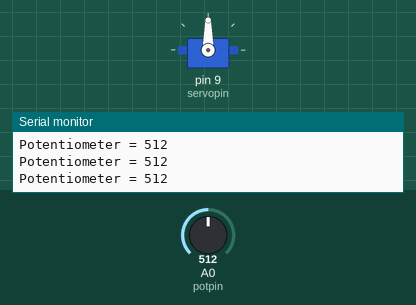
Recording of a sketch running on a simulated Arduino Uno, built with avr-gcc and run on an emulated ATmega328P. On the bench: servo, the last lines printed to the serial monitor. Inputs (shaded band) come from the test bench; at power-on: A0 (potpin) = 512.

Above: at 1.2 s.
1.3 s: A0 (potpin) set to 108
At 1.8 s:
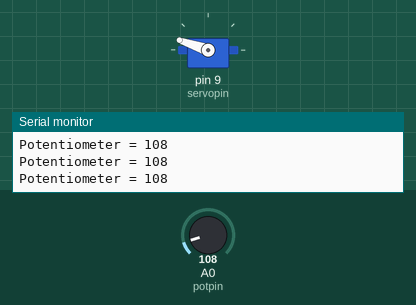
2.8 s: A0 (potpin) set to 88
At 3.2 s:
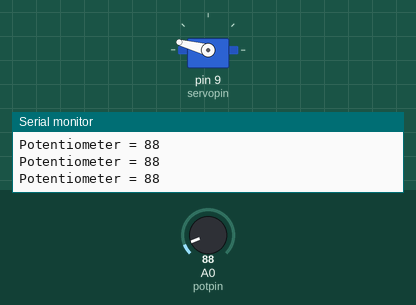
5.8 s: A0 (potpin) set to 1023
At 6.6 s:
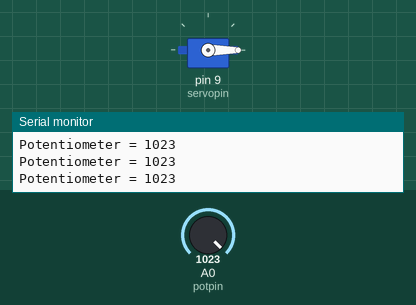
7.3 s: A0 (potpin) set to 984
At 8.1 s:
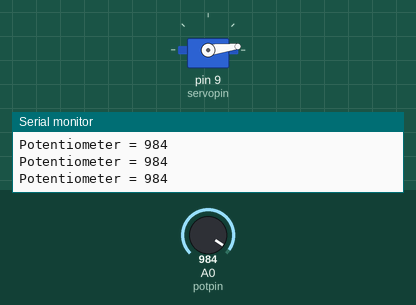
10.3 s: A0 (potpin) set to 900
At 11.2 s:
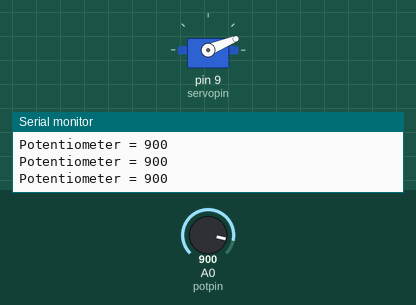
11.8 s: A0 (potpin) set to 0
At 12.6 s:
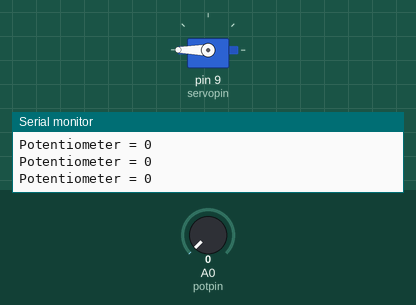
Timing chart, 0 to 14.3 s (numbered marks = the images above; inputs shaded):
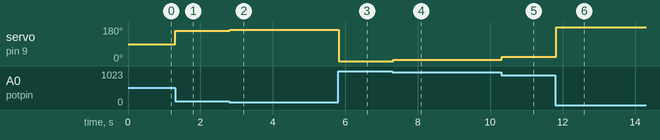

The sketch:

PotSweepServo.ino
```cpp
/*
    Controlling a servo position using a potentiometer (variable resistor)
    by Michal Rinott <http://people.interaction-ivrea.it/m.rinott>

    modified on 8 Nov 2013
    by Scott Fitzgerald
    http://www.arduino.cc/en/Tutorial/Knob
*/

#include <Servo.h>

Servo myservo;

//Pins for our objects
const int potpin = A0;
const int servopin = 9;

//Minimum and maximum values for our objects
const int potmax = 1023;
const int potmin = 0;
const int servomin = 180;
const int servomax = 0;

int val = -1;    // variable to read the value from the analog pin

void setup() {
    myservo.attach(servopin);  // attaches the servo on pin 9 to the servo object
    Serial.begin(9600);
}

void loop() {
    // reads the value of the potentiometer (value between 0 and 1023)
    val = analogRead(potpin);
    Serial.print("Potentiometer = ");
    Serial.println(val);

    // scale it to use it with the servo (value between 0 and 180)
    val = map(val, potmin, potmax, servomin, servomax);
    myservo.write(val);                  // sets the servo position according to the scaled value
    delay(15);                           // waits for the servo to get there
}
```

Measured:
- after the input at 1.3 s, servo on pin 9 (servopin): 90° → 161° at once
- after the input at 2.8 s, servo on pin 9 (servopin): 161° → 165° at once
- after the input at 5.8 s, servo on pin 9 (servopin): 165° → 0° at once
- after the input at 7.3 s, servo on pin 9 (servopin): 0° → 7° at once
- after the input at 10.3 s, servo on pin 9 (servopin): 7° → 22° at once
- after the input at 11.8 s, servo on pin 9 (servopin): 22° → 180° at once
